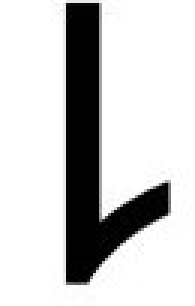
#> input picture PI/number_detect/template/1-d.jpg, 65 x 102 px, given in place of 0.jpg, which was not available (shown 3 times larger)
$ python testgetI.py
#> lines starting #> are read from the running program, lines starting #| are printed output that depends on the picture; after the words box and inside, x2 and y2 are one past the last pixel; in counts of white or black regions, pixels touching at a corner belong together; pictures that were not available may be replaced by others from this repository, and a replacement may not be noted
import time

import imutils
import cv2
import sys
import numpy as np


def match(pic):
    cv2.imwrite('0.jpg', pic)
    pic = cv2.resize(pic, (95, 130))
    cv2.imwrite('0.jpg', pic)
    # 首先匹配正的
    res_list = []
    shape_list = []
    for i in range(1, 9):
        template_pic = cv2.imread(f'template/{i}-d.jpg', cv2.IMREAD_GRAYSCALE)
        #cv2.imwrite("1.jpg",template_pic)
        res = cv2.matchTemplate(pic, template_pic, cv2.TM_SQDIFF)
        res_list.append(cv2.minMaxLoc(res)[0])
        shape_list.append(template_pic.shape[:2])
    #print(res_list)
    # 如果没找到匹配的，就匹配横的
    if min(res_list) < 20 * 1000 * 1000:
        index = res_list.index(min(res_list))
        # print(min(res_list))
        return index + 1, shape_list[index]
    else:
        res_list = []
        shape_list = []
        for i in range(1, 9):
            template_pic = cv2.imread(f'template/{i}-l.jpg', cv2.IMREAD_GRAYSCALE)
            res = cv2.matchTemplate(pic, template_pic, cv2.TM_SQDIFF)
            res_list.append(cv2.minMaxLoc(res)[0])
            shape_list.append(template_pic.shape[:2])
        #print(res_list)
        if min(res_list) < 20 * 1000 * 1000:
            index = res_list.index(min(res_list))
            return index + 1, shape_list[index]
        else:
            res_list = []
            shape_list = []
            for i in range(1, 9):
                template_pic = cv2.imread(f'template/{i}-r.jpg', cv2.IMREAD_GRAYSCALE)
                res = cv2.matchTemplate(pic, template_pic, cv2.TM_SQDIFF)
                res_list.append(cv2.minMaxLoc(res)[0])
                shape_list.append(template_pic.shape[:2])
            # print(res_list)
            if min(res_list) < 20 * 1000 * 1000:
                index = res_list.index(min(res_list))
                return index + 1, shape_list[index]
            else:
                res_list = []
                shape_list = []
                for i in range(1, 9):
                    template_pic = cv2.imread(f'template/{i}-u.jpg', cv2.IMREAD_GRAYSCALE)
                    res = cv2.matchTemplate(pic, template_pic, cv2.TM_SQDIFF)
                    res_list.append(cv2.minMaxLoc(res)[0])
                    shape_list.append(template_pic.shape[:2])
                # print(res_list)
                if min(res_list) < 20 * 1000 * 1000:
                    index = res_list.index(min(res_list))
                    return index + 1, shape_list[index]


class ShapeDetector:
    def __init__(self):
        pass

    def detect(self, c):
        # 初始化形状名称并近似轮廓
        shape = "unidentified"
        peri = cv2.arcLength(c, True)
        approx = cv2.approxPolyDP(c, 0.04 * peri, True)
        return approx

# 加载图像并将其调整图像大小，以便更好地近似形状
image = cv2.imread("testNew/0.jpg")
#> image is the input picture: shape (102, 65, 3); min 0, max 255, mean 203.1
resized = imutils.resize(image, width=300)
ratio = image.shape[0] / float(resized.shape[0])
#> ratio = 0.217
# 将调整后的图像转换为灰度，稍微模糊它，并阈值化
gray = cv2.cvtColor(resized, cv2.COLOR_BGR2GRAY)
#cv2.imwrite('7.jpg', gray)
img4 = cv2.Canny(gray, 100, 200)
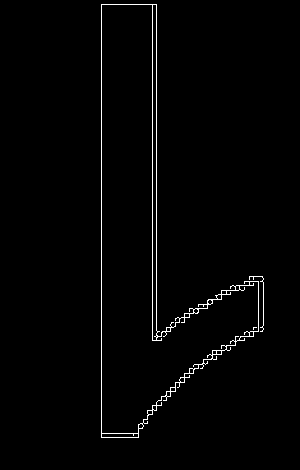
#> img4: shape (470, 300); 1.5% white in thin lines or dots, all inside (x1, y1, x2, y2) = (101, 4, 264, 438)
#cv2.imwrite('13.jpg', img4)
thresh = cv2.threshold(gray, 100, 255, cv2.THRESH_BINARY)[1]
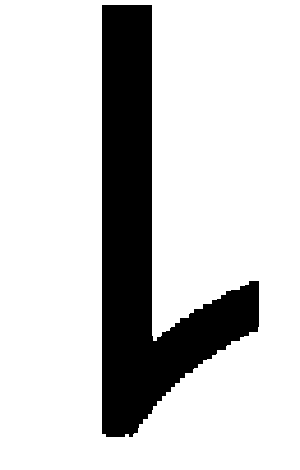
#> thresh: shape (470, 300); 80.6% white; 1 black region
cv2.imwrite('6.jpg', thresh)
# 在阈值化图像中找到轮廓并初始化形状检测器
cnts = cv2.findContours(img4.copy(), cv2.RETR_TREE,
                        cv2.CHAIN_APPROX_SIMPLE)
#> cnts = 25 contours, 19 with area under 20; largest, box (x1, y1, x2, y2) and area: (101, 4, 259, 438) 29450, (101, 4, 259, 434) 27546, (152, 4, 158, 341) 1343, (101, 433, 139, 438) 145, (179, 377, 185, 383) 20, (216, 294, 222, 300) 20
cnts = imutils.grab_contours(cnts)
sd = ShapeDetector()
rect_list = []
# 遍历所有轮廓
for c in cnts:
    if cv2.contourArea(c)>100:
        # 计算轮廓的中心，然后仅使用轮廓检测形状的名称
        M = cv2.moments(c)
        cX = int((M["m10"] / (1+M["m00"])) * ratio)
        cY = int((M["m01"] / (1+M["m00"])) * ratio)
        rec = sd.detect(c)
        if len(rec)==4:
            rect_list.append(rec)
    res_list = []
#> this loop made 25 passes
#> (cX, cY, peri in detect, rec) on passes 2, 3, 23, 24: (31, 52, 1492.3, [[101, 4], [138, 437], [258, 281], [156, 334]]), (25, 93, 82.49, [[101, 434], [138, 436]]), (33, 37, 681.3, [[153, 4], [155, 340]]), (30, 52, 1423.2, [[102, 4], [152, 340], [258, 282], [137, 433]])
#> c on passes 7, 14: [[165, 396], [166, 395], [167, 396], [166, 397]], [[155, 336], [156, 335], [157, 336], [156, 337]]
#> after the loop, rect_list = 2 contours; box (x1, y1, x2, y2) and area: (101, 4, 259, 438) 10578, (102, 4, 259, 434) 9339
#print(rect_list)
blur = cv2.blur(thresh, (3, 3))
a=-1
for each_rect in rect_list:
    target = np.array([[0., 0.],
                       [0., 120.0],
                       [90.0, 120.0],
                       [90.0, 0.]], dtype=np.float32)
    M = cv2.getPerspectiveTransform(np.array(each_rect, dtype=np.float32), target)
#> M = [[1.04, -0.0886, -104.3], [1.66, -0.277, -166.8], [0.00881, -0.00619, 1]]
    perspective = cv2.warpPerspective(blur, M, (90, 120))
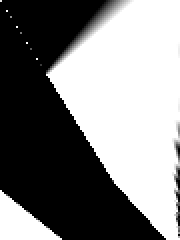
#> perspective: shape (120, 90) (shown 2 times larger); min 0, max 255, mean 127.9
    #cv2.imshow('7', perspective)

    res = match(perspective)
#> in match, `pic = cv2.resize(pic, (95, 130))`:
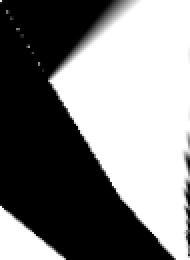
#> pic: shape (130, 95) (shown 2 times larger); min 0, max 255, mean 127.9
#> in match, `res = cv2.matchTemplate(pic, template_pic, cv2.TM_SQDIFF)`:
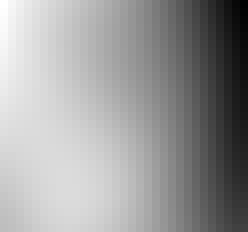
#> res: shape (29, 31) float32 (shown 8 times larger); min 161888368, max 223943520, mean 199556672; drawn with min black and max white
#> (the run stopped early here; a loop or call above may not have finished)

$ run again, on PI/number_detect/template/6-d.jpg
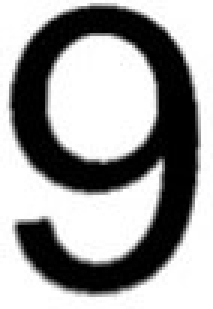
#> input picture PI/number_detect/template/6-d.jpg, 71 x 103 px, given in place of 0.jpg, which was not available (shown 3 times larger)
#> image is the input picture: shape (103, 71, 3); min 0, max 255, mean 158.6
#> img4: shape (435, 300); 6% white in thin lines or dots, all inside (x1, y1, x2, y2) = (12, 4, 284, 419)
#> thresh: shape (435, 300); 63.8% white; 1 black region
#> cnts = 290 contours, 248 with area under 20; largest, box (x1, y1, x2, y2) and area: (27, 194, 199, 271) 1020, (20, 303, 214, 368) 851, (67, 50, 214, 218) 797, (27, 325, 98, 404) 460, (168, 325, 256, 404) 391
#> the loop `for c in cnts:` made 290 passes
#> (cX, cY, peri in detect, rec) on passes 12, 33, 57: (52, 89, 509.7, [[254, 325], [218, 388], [168, 401], [215, 396]]), (13, 90, 467, [[29, 325], [42, 380], [97, 401], [29, 357]]), (31, 79, 1035.9, [[213, 308], [172, 367], [20, 308], [108, 367]])
#> after the loop `for c in cnts:`: rect_list = 7 contours, 1 with area under 20; largest, box (x1, y1, x2, y2) and area: (27, 194, 199, 271) 544, (97, 217, 182, 233) 387, (29, 325, 98, 402) 288, (180, 219, 232, 288) 280, (168, 325, 255, 402) 230, (118, 223, 153, 229) 132
#> M = [[-0.175, -0.1, 77.16], [-0.225, -0.124, 97.35], [-0.00199, -0.00145, 1]]
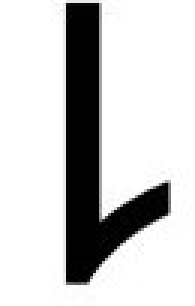
#> input picture PI/number_detect/template/1-d.jpg, 65 x 102 px (shown 3 times larger)
#> in match, template_pic is the input picture: shape (102, 65); min 0, max 255, mean 203.1
#> in match, `res = cv2.matchTemplate(pic, template_pic, cv2.TM_SQDIFF)`:
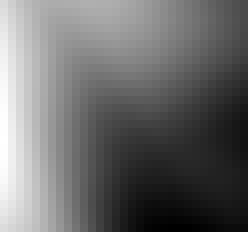
#> res: shape (29, 31) float32 (shown 8 times larger); min 145021296, max 170678448, mean 155962752; drawn with min black and max white
#> res_list = []

$ run again, on PI/number_detect/template/7-d.jpg
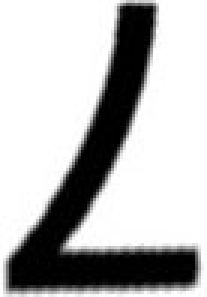
#> input picture PI/number_detect/template/7-d.jpg, 69 x 99 px, given in place of 0.jpg, which was not available (shown 3 times larger)
#> image is the input picture: shape (99, 69, 3); min 0, max 255, mean 183.6
#> img4: shape (430, 300); 4.2% white in thin lines or dots
#> thresh: shape (430, 300); 73.5% white; 1 black region
#> cnts = 109 contours, 90 with area under 20; largest, box (x1, y1, x2, y2) and area: (7, 250, 288, 426) 921, (119, 220, 168, 331) 380, (38, 311, 288, 414) 276, (168, 0, 231, 92) 257, (169, 4, 231, 10) 242
#> the loop `for c in cnts:` made 109 passes
#> (cX, cY, peri in detect, rec) on passes 6, 19, 22, 59: (28, 78, 2413.8, [[38, 412], [287, 356]]), (9, 79, 2354.8, [[8, 369], [287, 416], [14, 416], [91, 250]]), (2, 90, 99.9, [[12, 373], [9, 417]]), (32, 64, 629.4, [[165, 220], [119, 330]])
#> after the loop `for c in cnts:`: rect_list = [[[8, 369], [287, 416], [14, 416], [91, 250]]]
#> M = [[0.0234, -0.139, 51.07], [-0.22, -0.153, 58.28], [-0.00183, -0.00251, 1]]
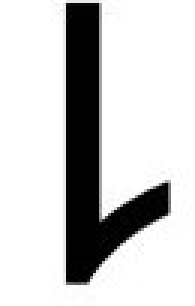
#> input picture PI/number_detect/template/1-d.jpg, 65 x 102 px (shown 3 times larger)
#> in match, template_pic is the input picture: shape (102, 65); min 0, max 255, mean 203.1
#> in match, `res = cv2.matchTemplate(pic, template_pic, cv2.TM_SQDIFF)`:
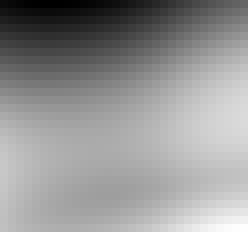
#> res: shape (29, 31) float32 (shown 8 times larger); min 200063952, max 258212528, mean 233793072; drawn with min black and max white
#> res_list = []
